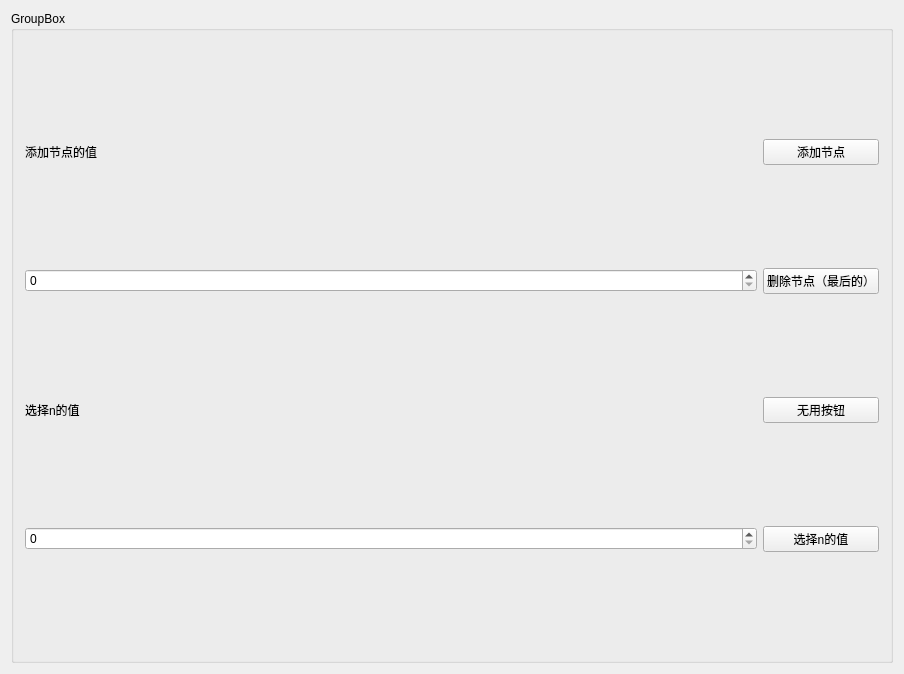
<?xml version="1.0" encoding="UTF-8"?>
<ui version="4.0">
 <class>paintuiClass</class>
 <widget class="QWidget" name="paintuiClass">
  <property name="geometry">
   <rect>
    <x>0</x>
    <y>0</y>
    <width>904</width>
    <height>674</height>
   </rect>
  </property>
  <property name="windowTitle">
   <string>paintui</string>
  </property>
  <layout class="QHBoxLayout" name="horizontalLayout">
   <item>
    <widget class="QGroupBox" name="groupBox">
     <property name="title">
      <string>GroupBox</string>
     </property>
     <layout class="QGridLayout" name="gridLayout">
      <item row="1" column="0">
       <widget class="QLabel" name="label">
        <property name="text">
         <string>添加节点的值</string>
        </property>
       </widget>
      </item>
      <item row="1" column="1">
       <widget class="QPushButton" name="Add">
        <property name="text">
         <string>添加节点</string>
        </property>
       </widget>
      </item>
      <item row="5" column="1">
       <widget class="QPushButton" name="mid_num">
        <property name="text">
         <string>选择n的值</string>
        </property>
       </widget>
      </item>
      <item row="5" column="0">
       <widget class="QSpinBox" name="spinBox_2"/>
      </item>
      <item row="2" column="0">
       <widget class="QSpinBox" name="spinBox">
        <property name="sizePolicy">
         <sizepolicy hsizetype="Minimum" vsizetype="Fixed">
          <horstretch>21</horstretch>
          <verstretch>0</verstretch>
         </sizepolicy>
        </property>
        <property name="minimumSize">
         <size>
          <width>46</width>
          <height>0</height>
         </size>
        </property>
        <property name="font">
         <font>
          <strikeout>false</strikeout>
         </font>
        </property>
       </widget>
      </item>
      <item row="3" column="0" colspan="2">
       <layout class="QHBoxLayout" name="paintf"/>
      </item>
      <item row="2" column="1">
       <widget class="QPushButton" name="pushButton">
        <property name="text">
         <string>删除节点（最后的）</string>
        </property>
       </widget>
      </item>
      <item row="4" column="0">
       <widget class="QLabel" name="label_2">
        <property name="text">
         <string>选择n的值</string>
        </property>
       </widget>
      </item>
      <item row="4" column="1">
       <widget class="QPushButton" name="pushButton_3">
        <property name="text">
         <string>无用按钮</string>
        </property>
       </widget>
      </item>
     </layout>
     <zorder>pushButton</zorder>
     <zorder>label</zorder>
     <zorder>spinBox</zorder>
     <zorder>Add</zorder>
     <zorder>horizontalLayoutWidget</zorder>
     <zorder>spinBox_2</zorder>
     <zorder>mid_num</zorder>
     <zorder>pushButton_3</zorder>
     <zorder>label_2</zorder>
    </widget>
   </item>
  </layout>
 </widget>
 <layoutdefault spacing="6" margin="11"/>
 <resources/>
 <connections>
  <connection>
   <sender>Add</sender>
   <signal>clicked()</signal>
   <receiver>paintuiClass</receiver>
   <slot>add_point()</slot>
   <hints>
    <hint type="sourcelabel">
     <x>839</x>
     <y>54</y>
    </hint>
    <hint type="destinationlabel">
     <x>65</x>
     <y>74</y>
    </hint>
   </hints>
  </connection>
  <connection>
   <sender>pushButton</sender>
   <signal>clicked()</signal>
   <receiver>paintuiClass</receiver>
   <slot>delete_point()</slot>
   <hints>
    <hint type="sourcelabel">
     <x>797</x>
     <y>95</y>
    </hint>
    <hint type="destinationlabel">
     <x>748</x>
     <y>53</y>
    </hint>
   </hints>
  </connection>
  <connection>
   <sender>mid_num</sender>
   <signal>clicked()</signal>
   <receiver>paintuiClass</receiver>
   <slot>change()</slot>
   <hints>
    <hint type="sourcelabel">
     <x>804</x>
     <y>636</y>
    </hint>
    <hint type="destinationlabel">
     <x>917</x>
     <y>555</y>
    </hint>
   </hints>
  </connection>
 </connections>
 <slots>
  <slot>inter_point()</slot>
  <slot>inter_num()</slot>
  <slot>add_point()</slot>
  <slot>delete_point()</slot>
  <slot>change()</slot>
 </slots>
</ui>
